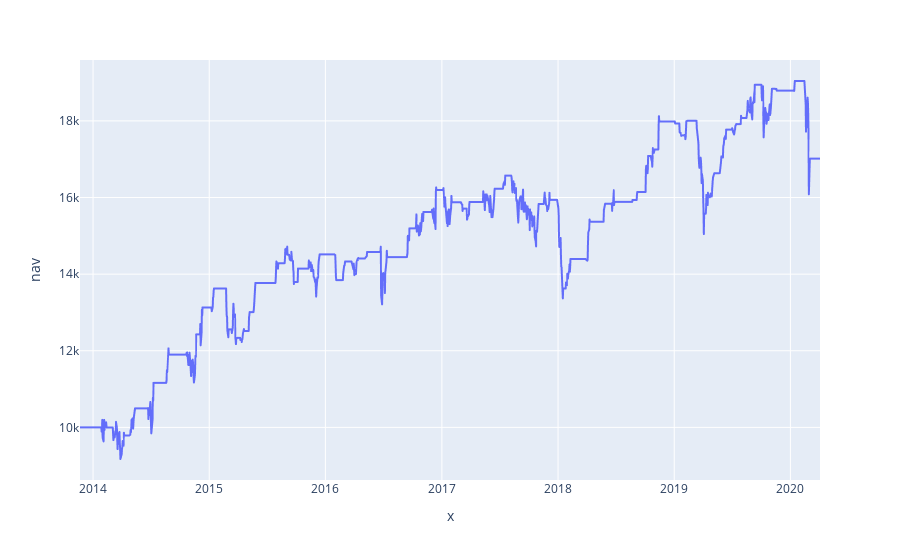

Notebook code cell kept with this figure:
### Code cell
plot_returns(portfolio['nav'])

### Figure 1 — Plotly figure (JSON) as saved in the notebook; plotly's stock layout.template omitted (floating-point values rounded to 4 significant figures; data arrays with more than 128 entries replaced by an {"elided": "..."} marker saying what was removed)
{"data": [{"hoverlabel": {"namelength": 0}, "hovertemplate": "x=%{x}<br>nav=%{y}", "legendgroup": "", "line": {"color": "#636efa", "dash": "solid"}, "mode": "lines", "name": "", "showlegend": false, "type": "scattergl", "x": {"elided": "1576 str values"}, "xaxis": "x", "y": {"elided": "1576 float values"}, "yaxis": "y"}], "layout": {"legend": {"tracegroupgap": 0}, "margin": {"t": 60}, "xaxis": {"anchor": "y", "domain": [0, 1], "title": {"text": "x"}}, "yaxis": {"anchor": "x", "domain": [0, 1], "title": {"text": "nav"}}}}
